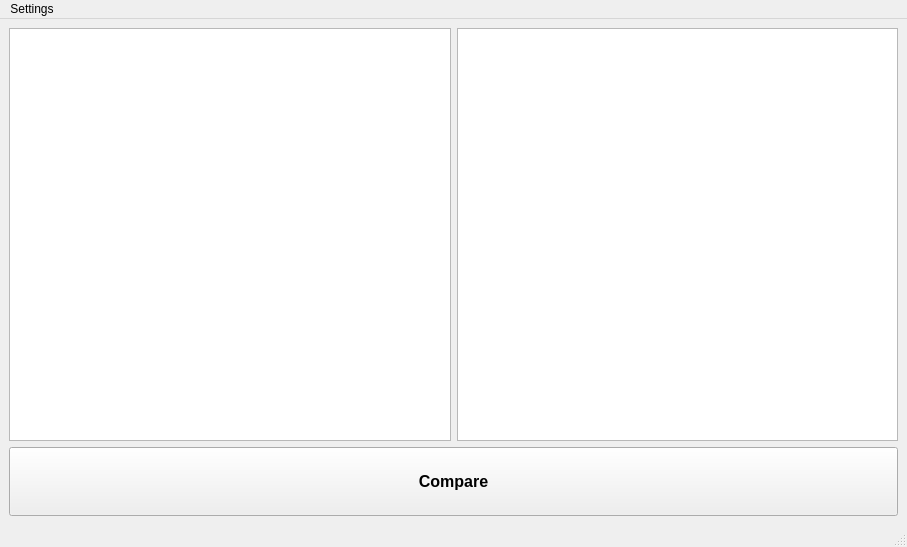
<?xml version="1.0" encoding="UTF-8"?>
<ui version="4.0">
 <class>MainWindow</class>
 <widget class="QMainWindow" name="MainWindow">
  <property name="geometry">
   <rect>
    <x>0</x>
    <y>0</y>
    <width>907</width>
    <height>547</height>
   </rect>
  </property>
  <property name="windowTitle">
   <string>MainWindow</string>
  </property>
  <widget class="QWidget" name="centralwidget">
   <layout class="QGridLayout" name="gridLayout">
    <item row="0" column="0">
     <layout class="QVBoxLayout" name="verticalLayout" stretch="6,1">
      <item>
       <layout class="QHBoxLayout" name="horizontalLayout">
        <item>
         <widget class="QTextEdit" name="textEdit1">
          <property name="font">
           <font>
            <pointsize>11</pointsize>
           </font>
          </property>
         </widget>
        </item>
        <item>
         <widget class="QTextEdit" name="textEdit2">
          <property name="font">
           <font>
            <pointsize>11</pointsize>
           </font>
          </property>
         </widget>
        </item>
       </layout>
      </item>
      <item>
       <widget class="QPushButton" name="btnCompare">
        <property name="sizePolicy">
         <sizepolicy hsizetype="Minimum" vsizetype="Preferred">
          <horstretch>0</horstretch>
          <verstretch>0</verstretch>
         </sizepolicy>
        </property>
        <property name="font">
         <font>
          <pointsize>12</pointsize>
          <bold>true</bold>
         </font>
        </property>
        <property name="text">
         <string>Compare</string>
        </property>
       </widget>
      </item>
     </layout>
    </item>
   </layout>
  </widget>
  <widget class="QMenuBar" name="menubar">
   <property name="geometry">
    <rect>
     <x>0</x>
     <y>0</y>
     <width>907</width>
     <height>26</height>
    </rect>
   </property>
   <widget class="QMenu" name="menuSettings">
    <property name="title">
     <string>Settings</string>
    </property>
    <addaction name="actionHighlight_Color"/>
    <addaction name="actionClear_All"/>
   </widget>
   <addaction name="menuSettings"/>
  </widget>
  <widget class="QStatusBar" name="statusbar"/>
  <action name="actionHighlight_Color">
   <property name="text">
    <string>Highlight Color</string>
   </property>
  </action>
  <action name="actionClear_All">
   <property name="text">
    <string>Clear All</string>
   </property>
  </action>
 </widget>
 <resources/>
 <connections>
  <connection>
   <sender>btnCompare</sender>
   <signal>clicked()</signal>
   <receiver>MainWindow</receiver>
   <slot>OnClickBtnCompare()</slot>
   <hints>
    <hint type="sourcelabel">
     <x>453</x>
     <y>476</y>
    </hint>
    <hint type="destinationlabel">
     <x>453</x>
     <y>273</y>
    </hint>
   </hints>
  </connection>
  <connection>
   <sender>actionHighlight_Color</sender>
   <signal>triggered()</signal>
   <receiver>MainWindow</receiver>
   <slot>ShowHighlighterDlg()</slot>
   <hints>
    <hint type="sourcelabel">
     <x>-1</x>
     <y>-1</y>
    </hint>
    <hint type="destinationlabel">
     <x>453</x>
     <y>273</y>
    </hint>
   </hints>
  </connection>
  <connection>
   <sender>actionClear_All</sender>
   <signal>triggered()</signal>
   <receiver>MainWindow</receiver>
   <slot>ClearAll()</slot>
   <hints>
    <hint type="sourcelabel">
     <x>-1</x>
     <y>-1</y>
    </hint>
    <hint type="destinationlabel">
     <x>453</x>
     <y>273</y>
    </hint>
   </hints>
  </connection>
 </connections>
 <slots>
  <slot>OnClickBtnCompare()</slot>
  <slot>ShowHighlighterDlg()</slot>
  <slot>ClearAll()</slot>
 </slots>
</ui>
